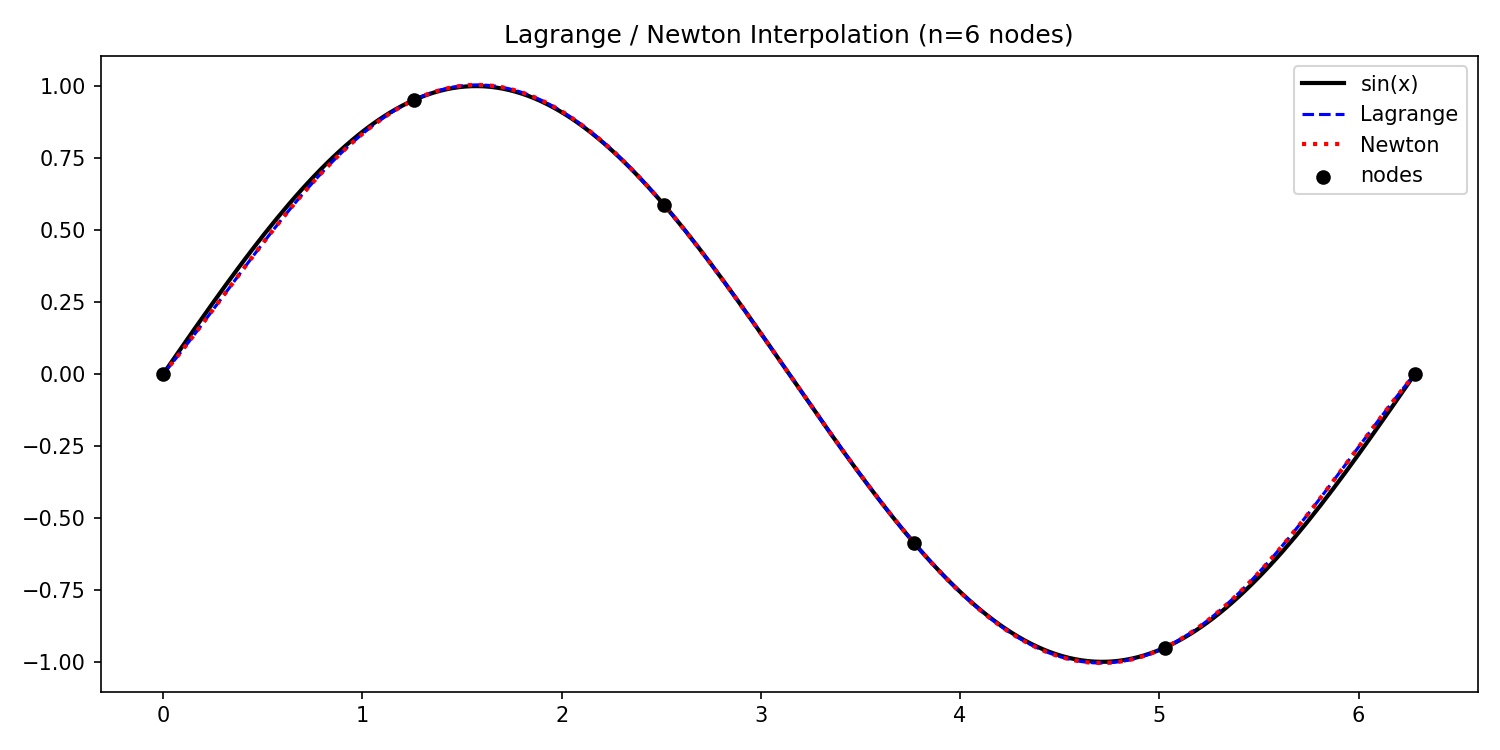

Here is the Python script that generated this plot:
import numpy as np
import scipy.linalg as sclinalg
import scipy.interpolate as scipl
import matplotlib.pyplot as plt


def f(x):
    return np.sin(x)


def lagrange_interpolation(x_nodes, y_nodes, x):
    poly = scipl.lagrange(x_nodes, y_nodes)
    return poly(x)


def newton_interpolation(x_nodes, y_nodes, x):
    n = len(x_nodes)
    coeffs = y_nodes.copy().astype(float)
    for j in range(1, n):
        for i in range(n - 1, j - 1, -1):
            coeffs[i] = (coeffs[i] - coeffs[i - 1]) / (x_nodes[i] - x_nodes[i - j])
    result = coeffs[-1]
    for i in range(n - 2, -1, -1):
        result = result * (x - x_nodes[i]) + coeffs[i]
    return result


if __name__ == "__main__":
    n_nodes = 6
    x_nodes = np.linspace(0, 2 * np.pi, n_nodes)
    y_nodes = f(x_nodes)

    x_eval = np.linspace(0, 2 * np.pi, 200)
    y_true = f(x_eval)
    y_lagrange = lagrange_interpolation(x_nodes, y_nodes, x_eval)
    y_newton = np.array([newton_interpolation(x_nodes, y_nodes, x) for x in x_eval])

    print(f"Lagrange max error: {np.max(np.abs(y_lagrange - y_true)):.2e}")
    print(f"Newton   max error: {np.max(np.abs(y_newton   - y_true)):.2e}")

    plt.figure(figsize=(10, 5))
    plt.plot(x_eval, y_true,     "k-",  label="sin(x)", linewidth=2)
    plt.plot(x_eval, y_lagrange, "b--", label="Lagrange")
    plt.plot(x_eval, y_newton,   "r:",  label="Newton",  linewidth=2)
    plt.scatter(x_nodes, y_nodes, color="black", zorder=5, label="nodes")
    plt.legend()
    plt.title(f"Lagrange / Newton Interpolation (n={n_nodes} nodes)")
    plt.tight_layout()
    plt.savefig("interpolation.png", dpi=150)
    plt.show()
